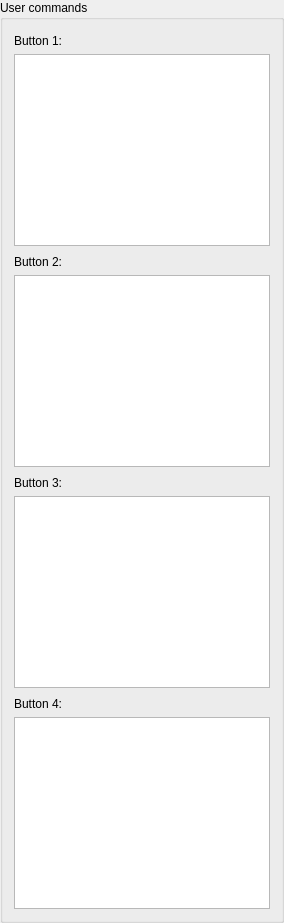
         <widget class="GroupBox" name="groupBox_5">
          <property name="title">
           <string>User commands</string>
          </property>
          <layout class="QVBoxLayout" name="verticalLayout_12">
           <item>
            <widget class="QLabel" name="label_34">
             <property name="styleSheet">
              <string notr="true">padding-top: 3;</string>
             </property>
             <property name="text">
              <string>Button 1:</string>
             </property>
             <property name="indent">
              <number>0</number>
             </property>
            </widget>
           </item>
           <item>
            <widget class="QPlainTextEdit" name="txtUserCommand0">
             <property name="plainText">
              <string/>
             </property>
             <property name="placeholderText">
              <string>Command 1; command 2; ...</string>
             </property>
            </widget>
           </item>
           <item>
            <widget class="QLabel" name="label_36">
             <property name="styleSheet">
              <string notr="true">padding-top: 3;</string>
             </property>
             <property name="text">
              <string>Button 2:</string>
             </property>
             <property name="indent">
              <number>0</number>
             </property>
            </widget>
           </item>
           <item>
            <widget class="QPlainTextEdit" name="txtUserCommand1">
             <property name="plainText">
              <string/>
             </property>
             <property name="placeholderText">
              <string>Command 1; command 2; ...</string>
             </property>
            </widget>
           </item>
           <item>
            <widget class="QLabel" name="label_37">
             <property name="styleSheet">
              <string notr="true">padding-top: 3;</string>
             </property>
             <property name="text">
              <string>Button 3:</string>
             </property>
             <property name="indent">
              <number>0</number>
             </property>
            </widget>
           </item>
           <item>
            <widget class="QPlainTextEdit" name="txtUserCommand2">
             <property name="plainText">
              <string/>
             </property>
             <property name="placeholderText">
              <string>Command 1; command 2; ...</string>
             </property>
            </widget>
           </item>
           <item>
            <widget class="QLabel" name="label_39">
             <property name="styleSheet">
              <string notr="true">padding-top: 3;</string>
             </property>
             <property name="text">
              <string>Button 4:</string>
             </property>
             <property name="indent">
              <number>0</number>
             </property>
            </widget>
           </item>
           <item>
            <widget class="QPlainTextEdit" name="txtUserCommand3">
             <property name="plainText">
              <string/>
             </property>
             <property name="placeholderText">
              <string>Command 1; command 2; ...</string>
             </property>
            </widget>
           </item>
          </layout>
         </widget>
